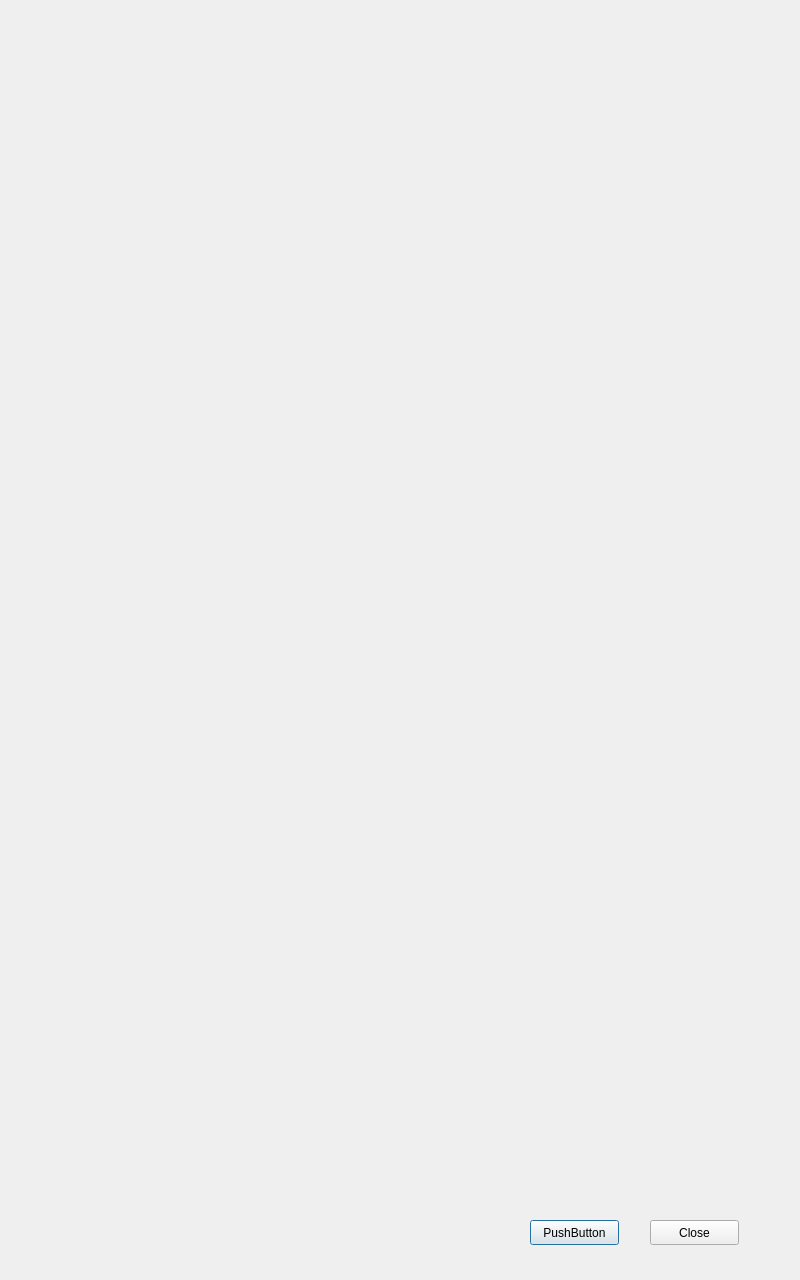
<?xml version="1.0" encoding="UTF-8"?>
<ui version="4.0">
 <class>RepairTestCardReaderDialog</class>
 <widget class="QDialog" name="RepairTestCardReaderDialog">
  <property name="geometry">
   <rect>
    <x>0</x>
    <y>0</y>
    <width>800</width>
    <height>1280</height>
   </rect>
  </property>
  <property name="windowTitle">
   <string>Dialog</string>
  </property>
  <widget class="QPushButton" name="pushButton">
   <property name="geometry">
    <rect>
     <x>530</x>
     <y>1220</y>
     <width>89</width>
     <height>25</height>
    </rect>
   </property>
   <property name="text">
    <string>PushButton</string>
   </property>
  </widget>
  <widget class="QPushButton" name="pushButton_2">
   <property name="geometry">
    <rect>
     <x>650</x>
     <y>1220</y>
     <width>89</width>
     <height>25</height>
    </rect>
   </property>
   <property name="text">
    <string>Close</string>
   </property>
  </widget>
 </widget>
 <resources/>
 <connections/>
</ui>
